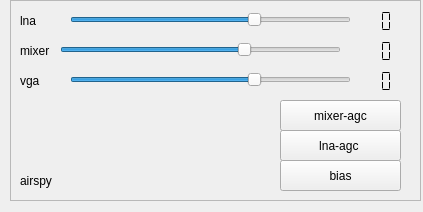
<?xml version="1.0" encoding="UTF-8"?>
<ui version="4.0">
 <class>airspyWidget</class>
 <widget class="QWidget" name="airspyWidget">
  <property name="geometry">
   <rect>
    <x>0</x>
    <y>0</y>
    <width>423</width>
    <height>212</height>
   </rect>
  </property>
  <property name="windowTitle">
   <string>airspy</string>
  </property>
  <widget class="QFrame" name="contents">
   <property name="geometry">
    <rect>
     <x>10</x>
     <y>0</y>
     <width>411</width>
     <height>201</height>
    </rect>
   </property>
   <property name="frameShape">
    <enum>QFrame::StyledPanel</enum>
   </property>
   <property name="frameShadow">
    <enum>QFrame::Raised</enum>
   </property>
   <widget class="QLabel" name="label">
    <property name="geometry">
     <rect>
      <x>10</x>
      <y>170</y>
      <width>101</width>
      <height>21</height>
     </rect>
    </property>
    <property name="text">
     <string>airspy</string>
    </property>
   </widget>
   <widget class="QSlider" name="lnaSlider">
    <property name="geometry">
     <rect>
      <x>60</x>
      <y>10</y>
      <width>281</width>
      <height>19</height>
     </rect>
    </property>
    <property name="maximum">
     <number>15</number>
    </property>
    <property name="value">
     <number>10</number>
    </property>
    <property name="orientation">
     <enum>Qt::Horizontal</enum>
    </property>
   </widget>
   <widget class="QLabel" name="label_2">
    <property name="geometry">
     <rect>
      <x>10</x>
      <y>10</y>
      <width>65</width>
      <height>21</height>
     </rect>
    </property>
    <property name="text">
     <string>lna</string>
    </property>
   </widget>
   <widget class="QSlider" name="mixerSlider">
    <property name="geometry">
     <rect>
      <x>50</x>
      <y>40</y>
      <width>281</width>
      <height>20</height>
     </rect>
    </property>
    <property name="maximum">
     <number>15</number>
    </property>
    <property name="value">
     <number>10</number>
    </property>
    <property name="orientation">
     <enum>Qt::Horizontal</enum>
    </property>
   </widget>
   <widget class="QLabel" name="label_3">
    <property name="geometry">
     <rect>
      <x>10</x>
      <y>40</y>
      <width>65</width>
      <height>21</height>
     </rect>
    </property>
    <property name="text">
     <string>mixer</string>
    </property>
   </widget>
   <widget class="QPushButton" name="lnaButton">
    <property name="geometry">
     <rect>
      <x>270</x>
      <y>130</y>
      <width>121</width>
      <height>31</height>
     </rect>
    </property>
    <property name="text">
     <string>lna-agc </string>
    </property>
   </widget>
   <widget class="QSlider" name="vgaSlider">
    <property name="geometry">
     <rect>
      <x>60</x>
      <y>70</y>
      <width>281</width>
      <height>19</height>
     </rect>
    </property>
    <property name="maximum">
     <number>15</number>
    </property>
    <property name="value">
     <number>10</number>
    </property>
    <property name="orientation">
     <enum>Qt::Horizontal</enum>
    </property>
   </widget>
   <widget class="QLabel" name="label_4">
    <property name="geometry">
     <rect>
      <x>10</x>
      <y>70</y>
      <width>65</width>
      <height>21</height>
     </rect>
    </property>
    <property name="text">
     <string>vga</string>
    </property>
   </widget>
   <widget class="QPushButton" name="mixerButton">
    <property name="geometry">
     <rect>
      <x>270</x>
      <y>100</y>
      <width>121</width>
      <height>31</height>
     </rect>
    </property>
    <property name="text">
     <string>mixer-agc</string>
    </property>
   </widget>
   <widget class="QLabel" name="displaySerial">
    <property name="geometry">
     <rect>
      <x>20</x>
      <y>150</y>
      <width>241</width>
      <height>21</height>
     </rect>
    </property>
    <property name="text">
     <string/>
    </property>
   </widget>
   <widget class="QPushButton" name="biasButton">
    <property name="geometry">
     <rect>
      <x>270</x>
      <y>160</y>
      <width>121</width>
      <height>31</height>
     </rect>
    </property>
    <property name="text">
     <string>bias</string>
    </property>
   </widget>
   <widget class="QLCDNumber" name="lnaDisplay">
    <property name="geometry">
     <rect>
      <x>340</x>
      <y>10</y>
      <width>64</width>
      <height>23</height>
     </rect>
    </property>
    <property name="frameShape">
     <enum>QFrame::NoFrame</enum>
    </property>
    <property name="digitCount">
     <number>2</number>
    </property>
    <property name="segmentStyle">
     <enum>QLCDNumber::Flat</enum>
    </property>
   </widget>
   <widget class="QLCDNumber" name="mixerDisplay">
    <property name="geometry">
     <rect>
      <x>340</x>
      <y>40</y>
      <width>64</width>
      <height>23</height>
     </rect>
    </property>
    <property name="frameShape">
     <enum>QFrame::NoFrame</enum>
    </property>
    <property name="digitCount">
     <number>2</number>
    </property>
    <property name="segmentStyle">
     <enum>QLCDNumber::Flat</enum>
    </property>
   </widget>
   <widget class="QLCDNumber" name="vgaDisplay">
    <property name="geometry">
     <rect>
      <x>340</x>
      <y>70</y>
      <width>64</width>
      <height>23</height>
     </rect>
    </property>
    <property name="frameShape">
     <enum>QFrame::NoFrame</enum>
    </property>
    <property name="digitCount">
     <number>2</number>
    </property>
    <property name="segmentStyle">
     <enum>QLCDNumber::Flat</enum>
    </property>
   </widget>
  </widget>
 </widget>
 <resources/>
 <connections/>
</ui>
